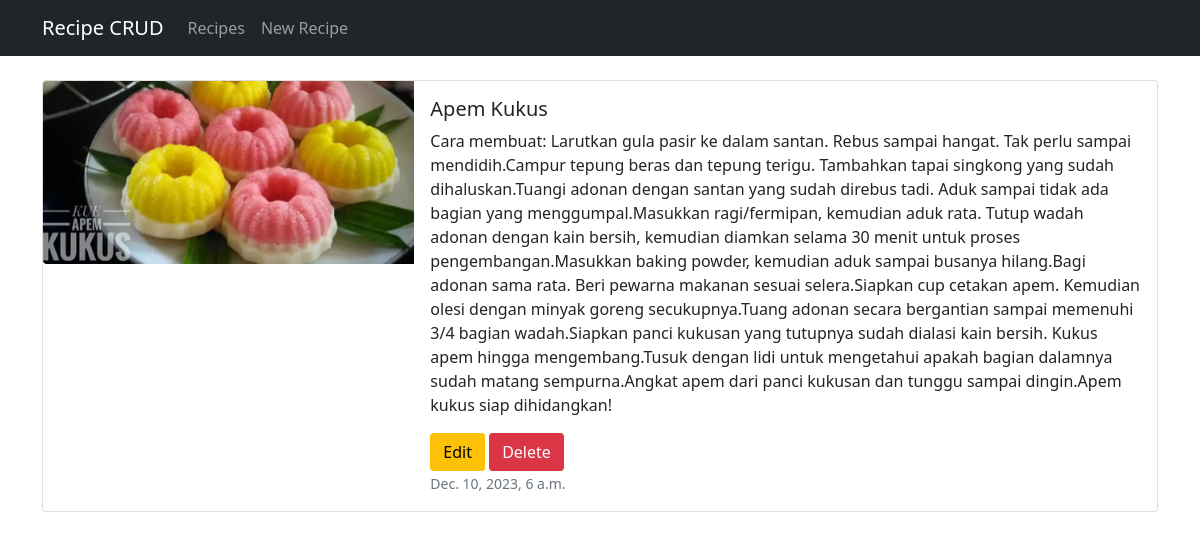
The page /recipe-detail/3 on the database its author committed.
### recipe_app/models.py (models this page shows, shortened)
class Recipe(models.Model):
    title = models.CharField(max_length=200)
    description = models.TextField()
    image = models.ImageField(upload_to='images/')
    created_at = models.DateTimeField(auto_now_add=True)

### recipe_app/views.py (the view)
# urls.py: path('recipe-detail/<int:pk>', views.RecipeDetail.as_view(), name='recipe_detail'),
class RecipeDetail(DetailView):
    model = Recipe
    template_name = 'recipe_detail.html'
    context_object_name = 'recipe'

### recipe_app/templates/recipe_detail.html
{% extends 'base.html' %}
{% block content %}
<div class="card mb-3">
  <div class="row g-0">
    <div class="col-md-4">
      <img src="{{ recipe.image.url }}" class="img-fluid rounded-start" alt="{{ recipe.title }}">
    </div>
    <div class="col-md-8">
      <div class="card-body">
        <h5 class="card-title">{{ recipe.title|title }}</h5>
        <p class="card-text">{{ recipe.description }}</p>
        <a href="{% url 'recipe_update' recipe.id %}" class="btn btn-warning rounded-1">
          Edit
        </a>
        <a href="{% url 'recipe_delete' recipe.id %}" class="btn btn-danger rounded-1">
          Delete
        </a>
        <p class="card-text">
          <small class="text-muted">{{ recipe.created_at }}</small>
        </p>
      </div>
    </div>
  </div>
</div>
{% endblock %}

### rows shown on the page
Recipe: image (picture), title "Apem Kukus", description "Cara membuat: Larutkan gula pasir ke dalam santan. Rebus sampai hangat. Tak perlu sampai mendidih.Campur tepung beras dan tepung terigu. Tambahkan tapai singkong yang sudah dihaluskan.Tuangi adonan dengan santan yang sudah direbus tadi. Aduk sampai tidak ada bagian yang menggumpal.Masukkan ragi/fermipan, kemudian aduk rata. Tutup wadah adonan dengan kain bersih, kemudian diamkan selama 30 menit untuk proses pengembangan.Masukkan baking powder, kemudian aduk sampai busanya hilang.Bagi adonan sama rata. Beri pewarna makanan sesuai selera.Siapkan cup cetakan apem. Kemudian olesi dengan minyak goreng secukupnya.Tuang adonan secara bergantian sampai memenuhi 3/4 bagian wadah.Siapkan panci…", created_at "Dec. 10, 2023, 6 a.m."
